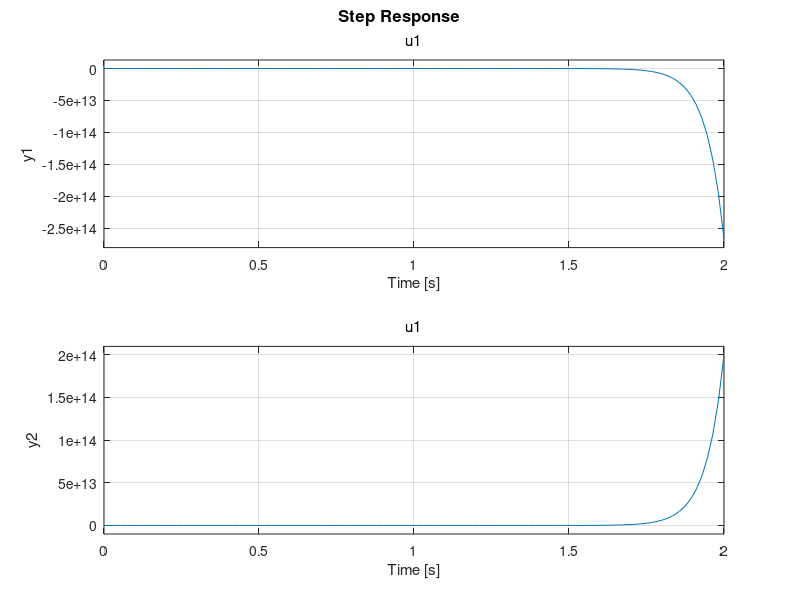

Here is the MATLAB script that generated this plot:
clc;
clear;

%% PARAMETERS

%----------------CONSTANTS-----------------
g = 9.81;                % accelerazione di gravità
Bp = 2.0052e-5;          % viscous damping pendulum, to be estimated
Br = 6e-5;     %1.3364e-5;  % viscous damping rotary arm, to be estimated
%----------------PENDULUM------------------
Lp = 0.129;             % pendulum lenght
l = Lp/2;
r = 0.085;              % arm lenght
Mp = 0.024;             % pendulum mass
Mr = 0.095;             % arm mass
Jr = 8.2282e-5;  %Mr*r^2/3;    % arm moment of inertia
Jp = 1.2495e-4;         % pendulum moment of inertia, to be verified
Jt = Jp*Jr-(Mp*l*r)^2;  

%----------------DC MOTOR-------------------
Kt = 0.042;             % torque constant
Km = 0.042;             % back emf constant, to be verified
Rm = 8.4;               % terminal resistance

%-----------------GAINS---------------------
Kp = 2;                 % proportional gain
Kd = 0;                 % derivative gain
Td = Kd/Kp;

%% STATE SPACE REPRESENTATION

A = [0 0 1 0;
    0 0 0 1;
    0, Mp^2*l^2*r*g/Jt, -(1/Jt)*(Jp*Br+Jp*Km^2/Rm), Mp*l*r*Bp/Jt;
    0, -Mp*g*l*Jr/Jt, (1/Jt)*(Mp*l*r*Br+Mp*l*r*Km^2/Rm), -Jp*Bp/Jt];

B = [0; 0; Jp*Km/(Jt*Rm); -Mp*r*l*Km/(Jt*Rm)];

C = [1 0 0 0;
     0 1 0 0];
D = [0; 0];

sys = ss(A,B,C,D);                   % State Space  passive system
[n, d] = ss2tf(A,B,C,D);             % extracting the states 
theta = tf(n(1,:), d(1,:)); 
alpha = tf(n(2,:), d(1,:));

N = ctrb(A,B);                       % Controllability matrix
rank = rank(N);                      % the system is fully controllable

step(sys)
